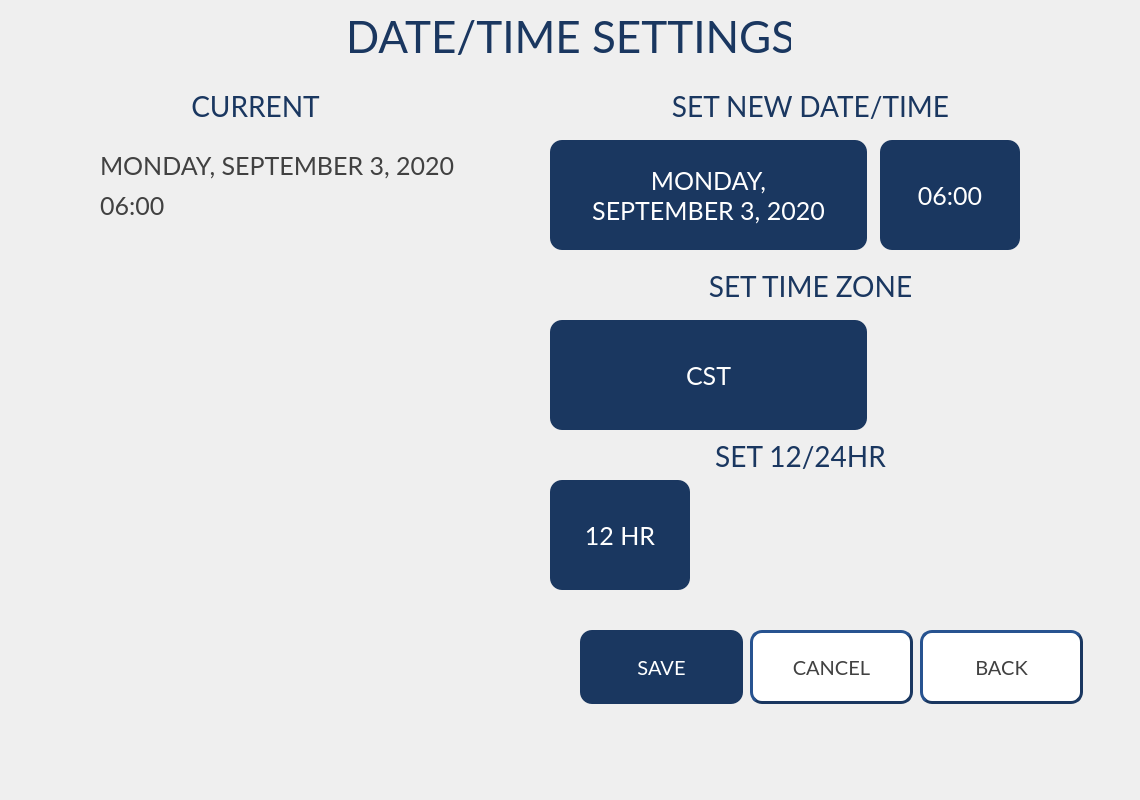
<?xml version="1.0" encoding="UTF-8"?>
<ui version="4.0">
 <class>HNS_Date_Time_Settings_Screen</class>
 <widget class="QWidget" name="HNS_Date_Time_Settings_Screen">
  <property name="geometry">
   <rect>
    <x>0</x>
    <y>0</y>
    <width>1140</width>
    <height>800</height>
   </rect>
  </property>
  <property name="windowTitle">
   <string>Form</string>
  </property>
  <widget class="QPushButton" name="PB_DateSet_Save">
   <property name="geometry">
    <rect>
     <x>580</x>
     <y>630</y>
     <width>163</width>
     <height>74</height>
    </rect>
   </property>
   <property name="font">
    <font>
     <family>Lato</family>
     <pointsize>15</pointsize>
    </font>
   </property>
   <property name="styleSheet">
    <string notr="true">QPushButton{
	background-color:#1A3760;
	color:#FFFFFF;
	border-radius:12px;
}</string>
   </property>
   <property name="text">
    <string>SAVE</string>
   </property>
  </widget>
  <widget class="QPushButton" name="PB_DateSetCancel">
   <property name="geometry">
    <rect>
     <x>920</x>
     <y>630</y>
     <width>163</width>
     <height>74</height>
    </rect>
   </property>
   <property name="font">
    <font>
     <family>Lato</family>
     <pointsize>15</pointsize>
    </font>
   </property>
   <property name="styleSheet">
    <string notr="true">QPushButton{
	background-color:#FFFFFF;
	color:#414141;
	border-style:outset;
	border-width:3px;
	border-color:#1A3760;
	border-radius:12px;
}</string>
   </property>
   <property name="text">
    <string>BACK</string>
   </property>
  </widget>
  <widget class="QLabel" name="label_21">
   <property name="geometry">
    <rect>
     <x>660</x>
     <y>90</y>
     <width>301</width>
     <height>31</height>
    </rect>
   </property>
   <property name="font">
    <font>
     <family>Lato</family>
     <pointsize>21</pointsize>
    </font>
   </property>
   <property name="styleSheet">
    <string notr="true">color:#1A3760</string>
   </property>
   <property name="text">
    <string>SET NEW DATE/TIME</string>
   </property>
   <property name="alignment">
    <set>Qt::AlignCenter</set>
   </property>
  </widget>
  <widget class="HNS_Time_Button" name="PB_DateSet_Time">
   <property name="geometry">
    <rect>
     <x>880</x>
     <y>140</y>
     <width>140</width>
     <height>110</height>
    </rect>
   </property>
   <property name="font">
    <font>
     <family>Lato</family>
     <pointsize>19</pointsize>
    </font>
   </property>
   <property name="styleSheet">
    <string notr="true">QPushButton{
	background-color:#1A3760;
	color:#FFFFFF;
	border-radius:12px;
}</string>
   </property>
   <property name="text">
    <string>06:00</string>
   </property>
  </widget>
  <widget class="QLabel" name="LBL_DateTitle">
   <property name="geometry">
    <rect>
     <x>660</x>
     <y>270</y>
     <width>301</width>
     <height>31</height>
    </rect>
   </property>
   <property name="font">
    <font>
     <family>Lato</family>
     <pointsize>21</pointsize>
    </font>
   </property>
   <property name="styleSheet">
    <string notr="true">color:#1A3760</string>
   </property>
   <property name="text">
    <string>SET TIME ZONE</string>
   </property>
   <property name="alignment">
    <set>Qt::AlignCenter</set>
   </property>
  </widget>
  <widget class="QPushButton" name="PB_DateSet_Time12_24">
   <property name="geometry">
    <rect>
     <x>550</x>
     <y>480</y>
     <width>140</width>
     <height>110</height>
    </rect>
   </property>
   <property name="font">
    <font>
     <family>Lato</family>
     <pointsize>19</pointsize>
    </font>
   </property>
   <property name="styleSheet">
    <string notr="true">QPushButton{
	background-color:#1A3760;
	color:#FFFFFF;
	border-radius:12px;
}</string>
   </property>
   <property name="text">
    <string>12 HR</string>
   </property>
  </widget>
  <widget class="QLabel" name="label_22">
   <property name="geometry">
    <rect>
     <x>170</x>
     <y>90</y>
     <width>171</width>
     <height>31</height>
    </rect>
   </property>
   <property name="font">
    <font>
     <family>Lato</family>
     <pointsize>21</pointsize>
    </font>
   </property>
   <property name="styleSheet">
    <string notr="true">color:#1A3760</string>
   </property>
   <property name="text">
    <string>CURRENT</string>
   </property>
   <property name="alignment">
    <set>Qt::AlignCenter</set>
   </property>
  </widget>
  <widget class="QLabel" name="LBL_DateSetCurrTime">
   <property name="geometry">
    <rect>
     <x>100</x>
     <y>190</y>
     <width>181</width>
     <height>31</height>
    </rect>
   </property>
   <property name="font">
    <font>
     <family>Lato</family>
     <pointsize>19</pointsize>
    </font>
   </property>
   <property name="styleSheet">
    <string notr="true">color:#414141</string>
   </property>
   <property name="text">
    <string>06:00</string>
   </property>
  </widget>
  <widget class="QPushButton" name="PB_DateSet_TimeZone">
   <property name="geometry">
    <rect>
     <x>550</x>
     <y>320</y>
     <width>317</width>
     <height>110</height>
    </rect>
   </property>
   <property name="font">
    <font>
     <family>Lato</family>
     <pointsize>19</pointsize>
    </font>
   </property>
   <property name="styleSheet">
    <string notr="true">QPushButton{
	background-color:#1A3760;
	color:#FFFFFF;
	border-radius:12px;
}</string>
   </property>
   <property name="text">
    <string>CST</string>
   </property>
  </widget>
  <widget class="HNS_Date_Button" name="PB_DateSet_Date">
   <property name="geometry">
    <rect>
     <x>550</x>
     <y>140</y>
     <width>317</width>
     <height>110</height>
    </rect>
   </property>
   <property name="font">
    <font>
     <family>Lato</family>
     <pointsize>19</pointsize>
    </font>
   </property>
   <property name="styleSheet">
    <string notr="true">QPushButton{
	background-color:#1A3760;
	color:#FFFFFF;
	border-radius:12px;
}</string>
   </property>
   <property name="text">
    <string>MONDAY,
SEPTEMBER 3, 2020</string>
   </property>
  </widget>
  <widget class="QLabel" name="LBL_DateSet_CurrDate">
   <property name="geometry">
    <rect>
     <x>100</x>
     <y>150</y>
     <width>391</width>
     <height>31</height>
    </rect>
   </property>
   <property name="font">
    <font>
     <family>Lato</family>
     <pointsize>19</pointsize>
    </font>
   </property>
   <property name="styleSheet">
    <string notr="true">color:#414141</string>
   </property>
   <property name="text">
    <string>MONDAY, SEPTEMBER 3, 2020</string>
   </property>
  </widget>
  <widget class="QLabel" name="LBL_DateSet_12Hr_Title">
   <property name="geometry">
    <rect>
     <x>650</x>
     <y>440</y>
     <width>301</width>
     <height>31</height>
    </rect>
   </property>
   <property name="font">
    <font>
     <family>Lato</family>
     <pointsize>21</pointsize>
    </font>
   </property>
   <property name="styleSheet">
    <string notr="true">color:#1A3760</string>
   </property>
   <property name="text">
    <string>SET 12/24HR</string>
   </property>
   <property name="alignment">
    <set>Qt::AlignCenter</set>
   </property>
  </widget>
  <widget class="QLabel" name="label_25">
   <property name="geometry">
    <rect>
     <x>350</x>
     <y>10</y>
     <width>441</width>
     <height>51</height>
    </rect>
   </property>
   <property name="font">
    <font>
     <family>Lato</family>
     <pointsize>33</pointsize>
    </font>
   </property>
   <property name="styleSheet">
    <string notr="true">color:#1A3760</string>
   </property>
   <property name="text">
    <string>DATE/TIME SETTINGS</string>
   </property>
   <property name="alignment">
    <set>Qt::AlignCenter</set>
   </property>
  </widget>
  <widget class="QPushButton" name="PB_DateSet_Cancel">
   <property name="geometry">
    <rect>
     <x>750</x>
     <y>630</y>
     <width>163</width>
     <height>74</height>
    </rect>
   </property>
   <property name="font">
    <font>
     <family>Lato</family>
     <pointsize>15</pointsize>
    </font>
   </property>
   <property name="styleSheet">
    <string notr="true">QPushButton{
	background-color:#FFFFFF;
	color:#414141;
	border-style:outset;
	border-width:3px;
	border-color:#1A3760;
	border-radius:12px;
}</string>
   </property>
   <property name="text">
    <string>CANCEL</string>
   </property>
  </widget>
 </widget>
 <customwidgets>
  <customwidget>
   <class>HNS_Date_Button</class>
   <extends>QPushButton</extends>
   <header>hns_date_button.h</header>
  </customwidget>
  <customwidget>
   <class>HNS_Time_Button</class>
   <extends>QPushButton</extends>
   <header>hns_time_button.h</header>
  </customwidget>
 </customwidgets>
 <resources/>
 <connections/>
</ui>
